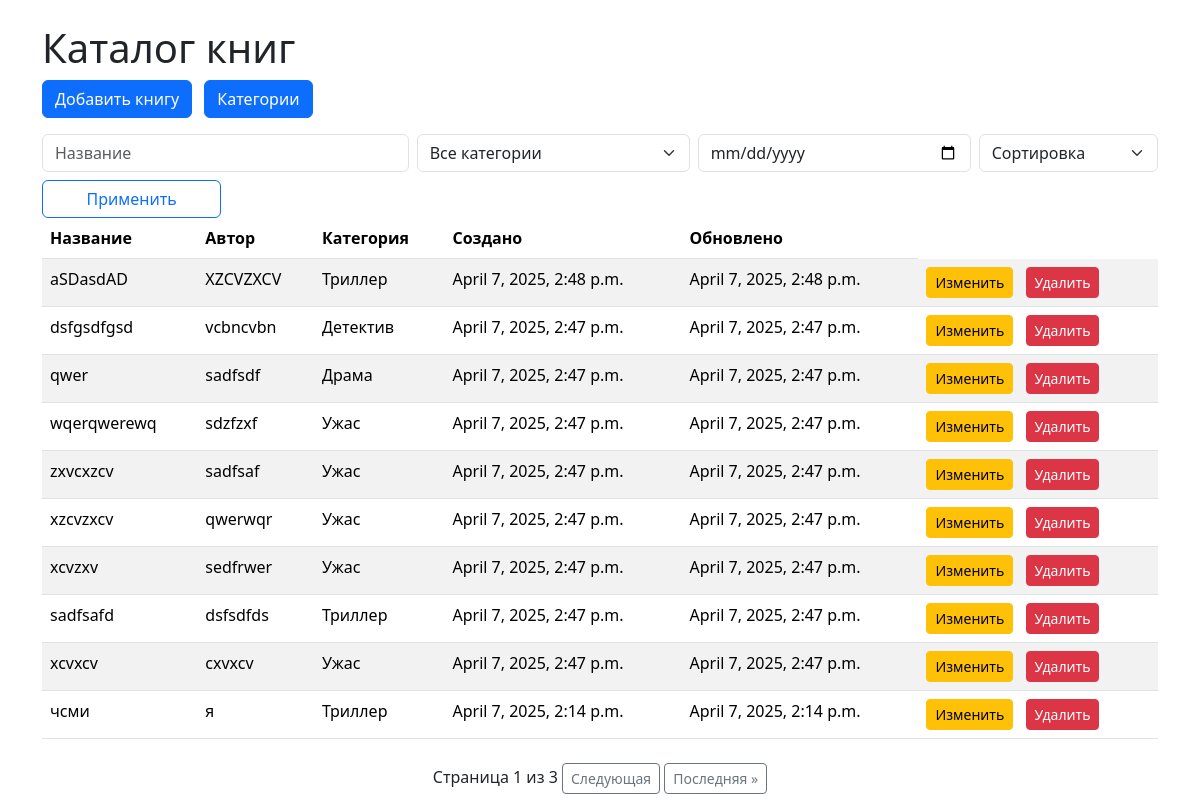
The page / on the database its author committed.
### catalog/models.py (models this page shows, shortened)
class Book(models.Model):
    title = models.CharField(max_length=200)
    author = models.CharField(max_length=200)
    category = models.ForeignKey(Category, on_delete=models.CASCADE)
    created_at = models.DateTimeField(auto_now_add=True)
    updated_at = models.DateTimeField(auto_now=True)

class Category(models.Model):
    name = models.CharField(max_length=100, unique=True)

### catalog/views.py (the view)
# urls.py: path('', views.book_list, name='book_list'),
def book_list(request):
    books = Book.objects.all()
    categories = Category.objects.all()
    title_query = request.GET.get('title')
    if title_query:
        books = books.filter(title__icontains=title_query)
    category_id = request.GET.get('category')
    if category_id:
        books = books.filter(category_id=category_id)
    date_query = request.GET.get('date')
    if date_query:
        books = books.filter(created_at__date=date_query)
    allowed_sorts = [
        'title', '-title',
        'category__name', '-category__name',
        'created_at', '-created_at',
        'updated_at', '-updated_at'  # все возможные сортировки
    ]
    sort_by = request.GET.get('sort', '-created_at')  # по умолчанию сортировка по дате добавления (сначала новые)
    if sort_by not in allowed_sorts:
        sort_by = '-created_at'  # защита от неправильных параметров
    books = books.order_by(sort_by)
    paginator = Paginator(books, 10)
    page_number = request.GET.get('page')
    page_obj = paginator.get_page(page_number)
    return render(request, 'catalog/book_list.html', {
        'request': request,
        'page_obj': page_obj,
        'sort_by': sort_by,
        'categories': categories,
    })

### catalog/templatetags/custom_tags.py (called while the page is built)
@register.simple_tag(takes_context=True)
def param_replace(context, **kwargs):
    request = context['request']
    params = request.GET.copy()
    for key, value in kwargs.items():
        params[key] = value
    return params.urlencode()

### catalog/templates/catalog/book_list.html (shortened to what this page needs)
{% load static %}
{% load custom_tags %}
<!DOCTYPE html>
<html>
<head>
    <link href="{% static 'css/bootstrap.min.css' %}" rel="stylesheet">
</head>
<body>
    <div class="container mt-4">
        <h1>Каталог книг</h1>
        <a href="{% url 'add_book' %}" class="btn btn-primary mb-3">Добавить книгу</a>
        <a href="{% url 'category_list' %}" class="btn btn-primary mb-3 ms-2">Категории</a>
        <form method="get" id="combinedForm">
            <div class="row g-2">
                <div class="col-md-4">
                    <input type="text" class="form-control" name="title" placeholder="Название" value="{{ request.GET.title }}">
                </div>
                <div class="col-md-3">
                    <select class="form-select" name="category">
                        <option value="">Все категории</option>
                    </select>
                </div>
                <div class="col-md-3">
                    <input type="date" class="form-control" name="date" value="{{ request.GET.date }}">
                </div>
                <div class="col-md-2">
                    <select class="form-select" name="sort" onchange="document.getElementById('combinedForm').submit()">
                        <option value="">Сортировка</option>
                    </select>
                </div>
                <div class="col-md-2">
                    <button type="submit" class="btn btn-outline-primary w-100">Применить</button>
                </div>
            </div>
        </form>
        <table class="table table-striped">
            <thead>
                <tr>
                    <th>Название</th>
                    <th>Автор</th>
                    <th>Категория</th>
                    <th>Создано</th>
                    <th>Обновлено</th>
                </tr>
            </thead>
            <tbody>
                {% for book in page_obj %}
                <tr>
                    <td>{{ book.title }}</td>
                    <td>{{ book.author }}</td>
                    <td>{{ book.category.name }}</td>
                    <td>{{ book.created_at }}</td>
                    <td>{{ book.updated_at }}</td>
                    <td>
                        <a href="{% url 'edit_book' book.pk %}" class="btn btn-sm btn-warning me-2">Изменить</a>
                        <a href="{% url 'delete_book' book.pk %}" class="btn btn-sm btn-danger">Удалить</a>
                    </td>
                </tr>
                {% endfor %}
            </tbody>
        </table>
    </div>
</body>
</html>
{% include 'catalog/pagination.html' %}

### rows shown on the page
Book: title "aSDasdAD", author "XZCVZXCV", category.name "Триллер", created_at "April 7, 2025, 2:48 p.m.", updated_at "April 7, 2025, 2:48 p.m."
Book: title "dsfgsdfgsd", author "vcbncvbn", category.name "Детектив", created_at "April 7, 2025, 2:47 p.m.", updated_at "April 7, 2025, 2:47 p.m."
Book: title "qwer", author "sadfsdf", category.name "Драма", created_at "April 7, 2025, 2:47 p.m.", updated_at "April 7, 2025, 2:47 p.m."
Book: title "wqerqwerewq", author "sdzfzxf", category.name "Ужас", created_at "April 7, 2025, 2:47 p.m.", updated_at "April 7, 2025, 2:47 p.m."
Book: title "zxvcxzcv", author "sadfsaf", category.name "Ужас", created_at "April 7, 2025, 2:47 p.m.", updated_at "April 7, 2025, 2:47 p.m."
Book: title "xzcvzxcv", author "qwerwqr", category.name "Ужас", created_at "April 7, 2025, 2:47 p.m.", updated_at "April 7, 2025, 2:47 p.m."
Book: title "xcvzxv", author "sedfrwer", category.name "Ужас", created_at "April 7, 2025, 2:47 p.m.", updated_at "April 7, 2025, 2:47 p.m."
Book: title "sadfsafd", author "dsfsdfds", category.name "Триллер", created_at "April 7, 2025, 2:47 p.m.", updated_at "April 7, 2025, 2:47 p.m."
Book: title "xcvxcv", author "cxvxcv", category.name "Ужас", created_at "April 7, 2025, 2:47 p.m.", updated_at "April 7, 2025, 2:47 p.m."
Book: title "чсми", author "я", category.name "Триллер", created_at "April 7, 2025, 2:14 p.m.", updated_at "April 7, 2025, 2:14 p.m."

### other values the page prints
{{ page_obj.number }} "1"
{{ page_obj.paginator.num_pages }} "3"
